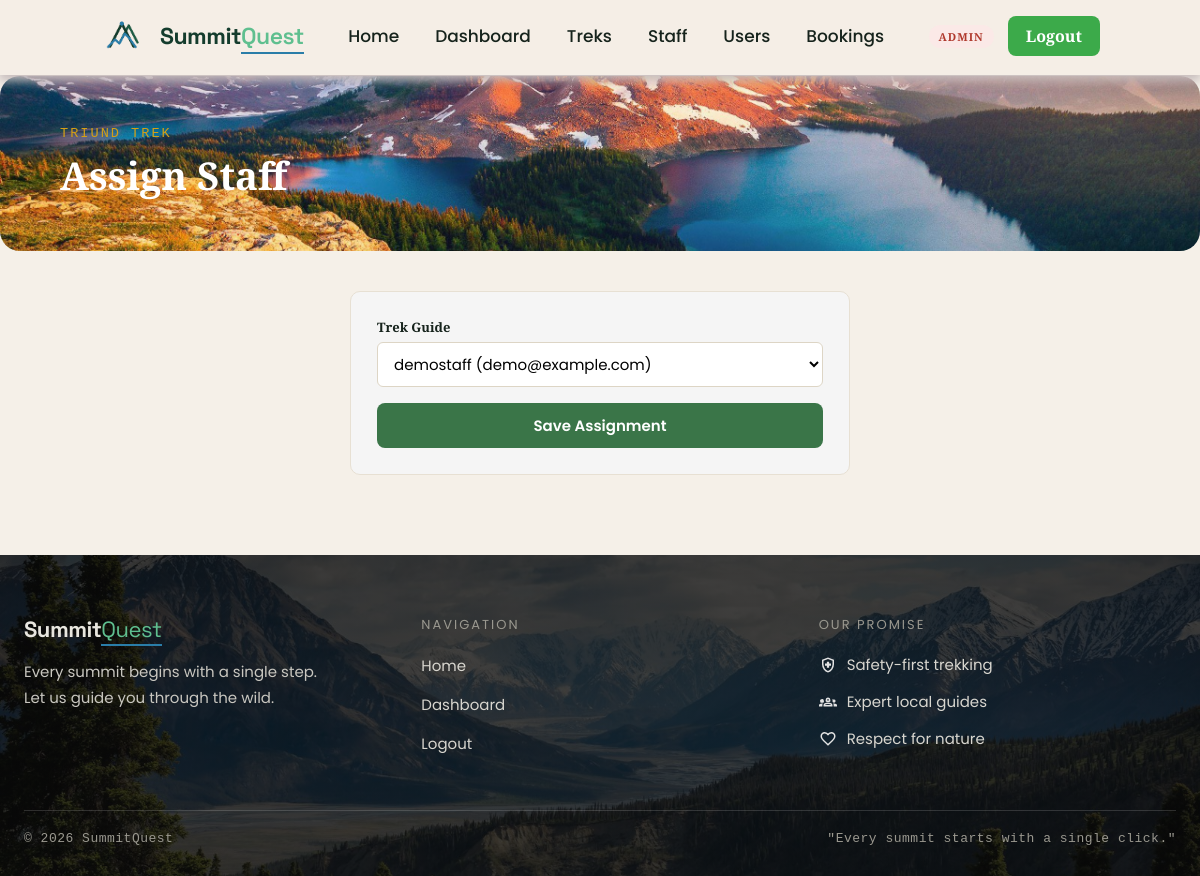
Before: /admin/treks/5/assign (signed in) with the older database file.
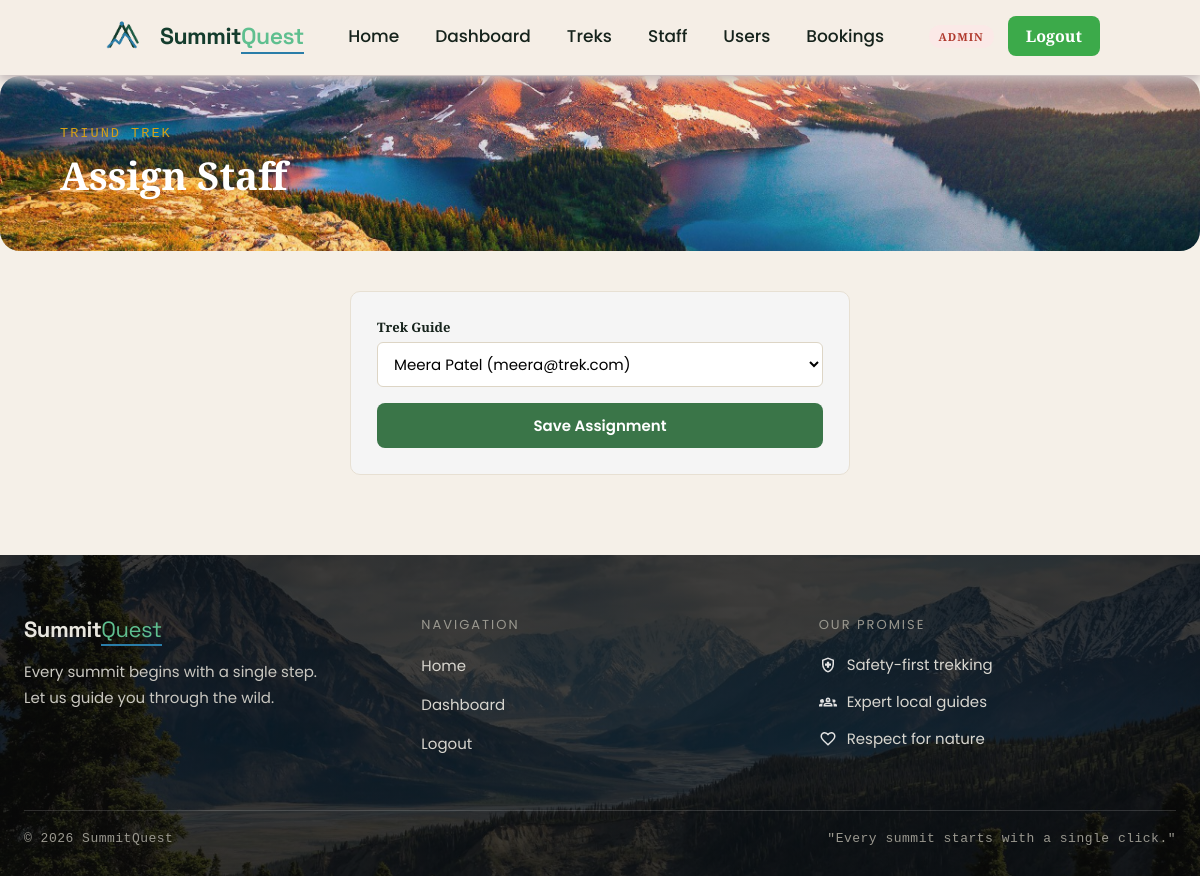
After: the same page with the newer database file.
### app/models.py (models this page shows, shortened)
class Treks(db.Model):
    __tablename__ = "trek"
    id = db.Column(db.Integer, primary_key = True)
    name = db.Column(db.String(256), nullable= False, index = True)
    location = db.Column(db.String(50), nullable= False, index = True)
    difficulty= db.Column(db.String(50), nullable = False, index = True)
    status = db.Column(db.String(50), nullable = False, default = "Pending")
    duration =  db.Column(db.Integer, nullable= False)
    starting_date = db.Column(db.Date, nullable= False)
    ending_date = db.Column(db.Date, nullable= False)
    is_blocked = db.Column(db.String(50),nullable = False,default = False)
    created_at = db.Column(db.DateTime, default=datetime.utcnow, nullable=False)
    capacity = db.Column(db.Integer, default = 10)
    available = db.Column(db.Integer, default = 10)
    description = db.Column(db.Text)
    updated_at = db.Column(db.DateTime, default=datetime.utcnow, onupdate=datetime.utcnow, nullable=False)
    price = db.Column(db.Float, default=0)
    altitude = db.Column(db.String(50), nullable=True)
    image_url = db.Column(db.String(500), nullable=True)
    highlights = db.Column(db.Text, nullable=True)
    requirements = db.Column(db.Text, nullable=True)
    assigned_staff_id = db.Column(db.Integer,db.ForeignKey("user.id"),nullable = True)
    bookings = db.relationship(
    "Bookings",
    backref="trek",
    cascade="all, delete-orphan")

class User(db.Model):
    __tablename__ = "user"
    id = db.Column(db.Integer,primary_key= True)
    full_name = db.Column(db.String(256), nullable = False)
    name = db.Column(db.String(256),nullable= False)
    email = db.Column(db.String(256),nullable= False,unique = True)
    pass_hash = db.Column(db.String(1000),nullable=False)
    contact = db.Column(db.String(13),nullable = True)
    role = db.Column(db.String(50),nullable = False,default = "trekker")
    address = db.Column(db.String(256), nullable=True)
    bio = db.Column(db.Text, nullable=True)
    is_approved = db.Column(db.Boolean, default=True, nullable=False)
    is_blacklisted = db.Column(db.Boolean, default=False, nullable=False)
    created_at =  db.Column(db.DateTime,default=datetime.utcnow)
    bookings = db.relationship(
    "Bookings",
    backref="user",
    cascade="all, delete-orphan")
    assigned_treks = db.relationship(
    "Treks",
    backref="staff_member",
    foreign_keys="Treks.assigned_staff_id")

### app/routes.py (the view)
@visit.route("/admin/treks/<int:trek_id>/assign", methods=["GET", "POST"])
@login_required
@admin_required
def admin_assign_staff(trek_id):
    trek = Treks.query.get_or_404(trek_id)
    if request.method == "POST":
        staff_id = request.form.get("staff_id")
        trek.assigned_staff_id = int(staff_id) if staff_id and staff_id != "0" else None
        db.session.commit()
        flash("Staff assigned!", "success")
        return redirect(url_for("visit.admin_treks"))
    approved_staff = User.query.filter_by(role="staff", is_approved=True, is_blacklisted=False).all()
    return render_template("admin/assign_staff.html", trek=trek, approved_staff=approved_staff)

### app/utils.py (called while the page is built)
def current_user():
    if 'user_id' not in session:
        return AnonUser()
    return SessionUser(session)

def login_required(f):
    @wraps(f)
    def wrapper(*args, **kwargs):
        if 'user_id' not in session:
            flash('Please log in to continue.', 'info')
            return redirect(url_for('visit.login'))
        return f(*args, **kwargs)
    return wrapper

def admin_required(f):
    @wraps(f)
    def wrapper(*args, **kwargs):
        if session.get('role') != 'admin':
            abort(403)
        return f(*args, **kwargs)
    return wrapper

### templates/admin/assign_staff.html (shortened to what this page needs)
{% extends "base.html" %}
{% import "macros.html" as m %}
{% block extra_css %}
<link rel="stylesheet" href="{{ url_for('static', filename='css/for_dashboard.css') }}">
{% endblock %}
{% block content %}
{{ m.page_header("Assign Staff", trek.name) }}
<div class="page-body">
    <div class="sq-card" style="max-width: 500px; margin: 0 auto;">
        <form method="post">
            <div class="field">
                <label>Trek Guide</label>
                <select name="staff_id">
                    {% for s in approved_staff %}
                    <option value="{{ s.id }}" {% if trek.assigned_staff_id == s.id %}selected{% endif %}>
                        {{ s.full_name }} ({{ s.email }})
                    </option>
                    {% endfor %}
                </select>
            </div>
            <button type="submit" class="btn btn-primary btn-block">Save Assignment</button>
        </form>
    </div>
</div>
{% endblock %}

### templates/macros.html (shortened to what this page needs)
{% macro page_header(title, subtitle) %}
<div class="page-header">
    <div class="page-header-inner">
        {% if subtitle %}<p class="page-header-eyebrow">{{ subtitle }}</p>{% endif %}
        <h1 class="page-header-title">{{ title }}</h1>
    </div>
</div>
{% endmacro %}

Changed rows visible on the page:
changed Treks "TRIUND TREK": staff_id "demostaff (demo@example.com)" → "Meera Patel (meera@trek.com)"
